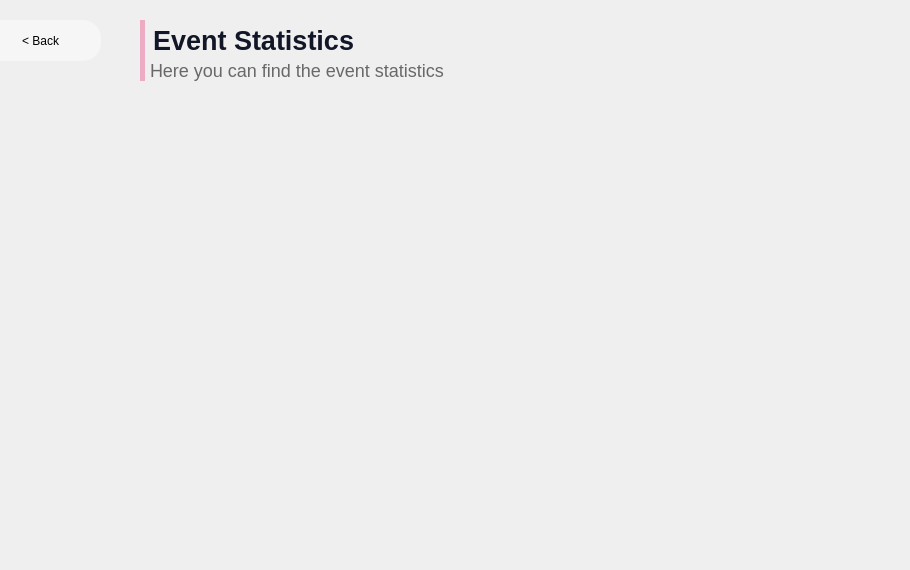
      <widget class="QWidget" name="page_30">
       <widget class="QLabel" name="label_171">
        <property name="geometry">
         <rect>
          <x>140</x>
          <y>60</y>
          <width>471</width>
          <height>21</height>
         </rect>
        </property>
        <property name="styleSheet">
         <string notr="true">font-family: 'Poppins';
font-style: normal;
background:rgba(0,0,0,0);
font-weight: 275;
font-size: 18px;
color: rgb(104,104,104);
border-left: 5px solid rgb(237,172,195);
padding-left: 1px;

</string>
        </property>
        <property name="text">
         <string>Here you can find the event statistics</string>
        </property>
       </widget>
       <widget class="QLabel" name="label_172">
        <property name="geometry">
         <rect>
          <x>140</x>
          <y>20</y>
          <width>371</width>
          <height>41</height>
         </rect>
        </property>
        <property name="styleSheet">
         <string notr="true">font-family: 'Poppins';
font-style: normal;
background:rgba(0,0,0,0);
font-weight: 600;
font-size: 27px;
color: rgb(18,23,40);
border-left: 5px solid rgb(237,172,195);
padding-left: 1px;

</string>
        </property>
        <property name="text">
         <string>Event Statistics</string>
        </property>
       </widget>
       <widget class="QWidget" name="gridLayoutWidget_6">
        <property name="geometry">
         <rect>
          <x>100</x>
          <y>140</y>
          <width>801</width>
          <height>421</height>
         </rect>
        </property>
        <layout class="QGridLayout" name="eventGrid"/>
       </widget>
       <widget class="QPushButton" name="backEventStat">
        <property name="geometry">
         <rect>
          <x>-20</x>
          <y>20</y>
          <width>121</width>
          <height>41</height>
         </rect>
        </property>
        <property name="styleSheet">
         <string notr="true">QPushButton{
background-color:rgb(246, 246, 246);
border:0;
color:black;
	font: 75 15pt &quot;Poppins&quot;;
font-weight:275;
border-radius:18px;
}
QPushButton:hover{
background:rgb(19, 19, 19);
color:white;
}</string>
        </property>
        <property name="text">
         <string>&lt; Back</string>
        </property>
       </widget>
      </widget>
